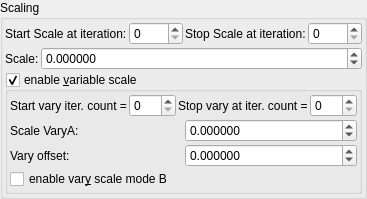
    <widget class="QGroupBox" name="groupBox_9">
     <property name="title">
      <string>Scaling</string>
     </property>
     <layout class="QVBoxLayout" name="verticalLayout_13" stretch="0,0,0">
      <property name="spacing">
       <number>2</number>
      </property>
      <property name="leftMargin">
       <number>2</number>
      </property>
      <property name="topMargin">
       <number>2</number>
      </property>
      <property name="rightMargin">
       <number>2</number>
      </property>
      <property name="bottomMargin">
       <number>2</number>
      </property>
      <item>
       <layout class="QGridLayout" name="gridLayout_16" columnstretch="0,1,0,1">
        <item row="1" column="2">
         <widget class="QLabel" name="label_51">
          <property name="text">
           <string>Stop Scale at iteration:</string>
          </property>
         </widget>
        </item>
        <item row="1" column="0">
         <widget class="QLabel" name="label_66">
          <property name="text">
           <string>Start Scale at iteration:</string>
          </property>
         </widget>
        </item>
        <item row="1" column="1">
         <widget class="MySpinBox" name="spinboxInt_transf_start_iterations_S">
          <property name="sizePolicy">
           <sizepolicy hsizetype="Minimum" vsizetype="Maximum">
            <horstretch>0</horstretch>
            <verstretch>0</verstretch>
           </sizepolicy>
          </property>
          <property name="maximum">
           <number>999</number>
          </property>
         </widget>
        </item>
        <item row="1" column="3">
         <widget class="MySpinBox" name="spinboxInt_transf_stop_iterations_S">
          <property name="sizePolicy">
           <sizepolicy hsizetype="Minimum" vsizetype="Maximum">
            <horstretch>0</horstretch>
            <verstretch>0</verstretch>
           </sizepolicy>
          </property>
          <property name="maximum">
           <number>999</number>
          </property>
         </widget>
        </item>
       </layout>
      </item>
      <item>
       <layout class="QGridLayout" name="gridLayout_17" columnstretch="0,1">
        <property name="spacing">
         <number>2</number>
        </property>
        <item row="1" column="0">
         <widget class="QLabel" name="label_8">
          <property name="text">
           <string>Scale:</string>
          </property>
         </widget>
        </item>
        <item row="1" column="1">
         <widget class="MyDoubleSpinBox" name="spinbox_transf_scale_2">
          <property name="sizePolicy">
           <sizepolicy hsizetype="Minimum" vsizetype="Maximum">
            <horstretch>0</horstretch>
            <verstretch>0</verstretch>
           </sizepolicy>
          </property>
          <property name="prefix">
           <string/>
          </property>
          <property name="suffix">
           <string/>
          </property>
          <property name="decimals">
           <number>6</number>
          </property>
          <property name="minimum">
           <double>-99.989999999999995</double>
          </property>
          <property name="maximum">
           <double>99.989999999999995</double>
          </property>
          <property name="singleStep">
           <double>0.100000000000000</double>
          </property>
         </widget>
        </item>
       </layout>
      </item>
      <item>
       <widget class="MyGroupBox" name="groupCheck_transf_function_enabledF_false">
        <property name="title">
         <string>enable &amp;variable scale</string>
        </property>
        <property name="checkable">
         <bool>true</bool>
        </property>
        <layout class="QVBoxLayout" name="verticalLayout_15" stretch="0,0">
         <property name="spacing">
          <number>2</number>
         </property>
         <property name="leftMargin">
          <number>2</number>
         </property>
         <property name="topMargin">
          <number>2</number>
         </property>
         <property name="rightMargin">
          <number>2</number>
         </property>
         <property name="bottomMargin">
          <number>2</number>
         </property>
         <item>
          <layout class="QHBoxLayout" name="horizontalLayout" stretch="0,1,0,1">
           <property name="topMargin">
            <number>0</number>
           </property>
           <item>
            <widget class="QLabel" name="label_74">
             <property name="text">
              <string>Start vary iter. count =</string>
             </property>
             <property name="wordWrap">
              <bool>true</bool>
             </property>
            </widget>
           </item>
           <item>
            <widget class="MySpinBox" name="spinboxInt_transf_start_iterations_K">
             <property name="sizePolicy">
              <sizepolicy hsizetype="Minimum" vsizetype="Maximum">
               <horstretch>0</horstretch>
               <verstretch>0</verstretch>
              </sizepolicy>
             </property>
             <property name="minimum">
              <number>0</number>
             </property>
             <property name="maximum">
              <number>999</number>
             </property>
             <property name="value">
              <number>0</number>
             </property>
            </widget>
           </item>
           <item>
            <widget class="QLabel" name="label_59">
             <property name="text">
              <string>Stop vary at iter. count =</string>
             </property>
             <property name="wordWrap">
              <bool>true</bool>
             </property>
            </widget>
           </item>
           <item>
            <widget class="MySpinBox" name="spinboxInt_transf_stop_iterations_K">
             <property name="sizePolicy">
              <sizepolicy hsizetype="Preferred" vsizetype="Maximum">
               <horstretch>0</horstretch>
               <verstretch>0</verstretch>
              </sizepolicy>
             </property>
             <property name="maximum">
              <number>999</number>
             </property>
            </widget>
           </item>
          </layout>
         </item>
         <item>
          <layout class="QGridLayout" name="gridLayout_31" columnstretch="0,0">
           <property name="spacing">
            <number>2</number>
           </property>
           <item row="3" column="0" colspan="2">
            <widget class="MyCheckBox" name="checkBox_transf_function_enabledM_false">
             <property name="text">
              <string>enable var&amp;y scale mode B</string>
             </property>
            </widget>
           </item>
           <item row="1" column="1">
            <widget class="MyDoubleSpinBox" name="spinbox_transf_scale_vary_0">
             <property name="sizePolicy">
              <sizepolicy hsizetype="Minimum" vsizetype="Maximum">
               <horstretch>0</horstretch>
               <verstretch>0</verstretch>
              </sizepolicy>
             </property>
             <property name="prefix">
              <string/>
             </property>
             <property name="suffix">
              <string/>
             </property>
             <property name="decimals">
              <number>6</number>
             </property>
             <property name="minimum">
              <double>-100000.000000000000000</double>
             </property>
             <property name="maximum">
              <double>100000.000000000000000</double>
             </property>
             <property name="singleStep">
              <double>0.100000000000000</double>
             </property>
            </widget>
           </item>
           <item row="2" column="1">
            <widget class="MyDoubleSpinBox" name="spinbox_transf_scaleC_1">
             <property name="sizePolicy">
              <sizepolicy hsizetype="Minimum" vsizetype="Maximum">
               <horstretch>0</horstretch>
               <verstretch>0</verstretch>
              </sizepolicy>
             </property>
             <property name="prefix">
              <string/>
             </property>
             <property name="suffix">
              <string/>
             </property>
             <property name="decimals">
              <number>6</number>
             </property>
             <property name="minimum">
              <double>-100000.000000000000000</double>
             </property>
             <property name="maximum">
              <double>100000.000000000000000</double>
             </property>
             <property name="singleStep">
              <double>0.100000000000000</double>
             </property>
            </widget>
           </item>
           <item row="2" column="0">
            <widget class="QLabel" name="label_150">
             <property name="text">
              <string>Vary offset:</string>
             </property>
            </widget>
           </item>
           <item row="1" column="0">
            <widget class="QLabel" name="label_145">
             <property name="text">
              <string>Scale VaryA:</string>
             </property>
            </widget>
           </item>
          </layout>
         </item>
        </layout>
       </widget>
      </item>
     </layout>
    </widget>
